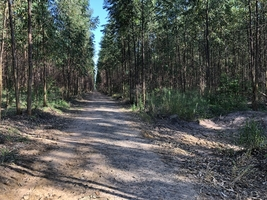
#> input picture images/shadow5.jpg, 267 x 200 px
$ python 3rdTry.py
#> lines starting #> are read from the running program, lines starting #| are printed output that depends on the picture
#> further down, img is the input picture: shape (200, 267, 3); mean R, G, B 84.8, 87.4, 82.9
"""
Name: Luiz Alberto Hiroshi Horita
No. USP: 6882704
SCC5830 - Image processing
2019/1
Final Project 2019: Shadow Removing


"""
# -*- coding: utf-8 -*-
# importing packages
import numpy as np
import imageio
import matplotlib.pyplot as plt
import ipdb

# readjustment of range of values
def range_adjustment(img,minvalue=0,maxvalue=255):
    try:
        layers = img.shape[2]
    except:
        layers = 1

    img_u8 = np.zeros(img.shape, dtype=np.uint8)
    if(layers > 1):
        for z in range(layers):
            currmin = np.min(img[:,:,z])
            currmax = np.max(img[:,:,z])
            for x in range(img.shape[0]):
                for y in range(img.shape[1]):
                    img_u8[x,y,z] = ((img[x,y,z]-currmin)*(maxvalue - minvalue)//(currmax - currmin)) + minvalue
    else:
        currmin = np.min(img)
        currmax = np.max(img)
        for x in range(img.shape[0]):
            for y in range(img.shape[1]):
                img_u8[x,y] = ((img[x,y]-currmin)*(maxvalue - minvalue)//(currmax - currmin)) + minvalue

    return img_u8

def rgb_to_YCbCr(img):
    R = img[:,:,0]
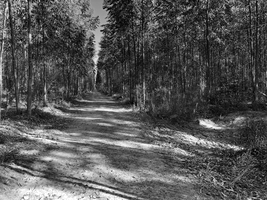
#> R: shape (200, 267); min 0, max 255, mean 84.8
    G = img[:,:,1]
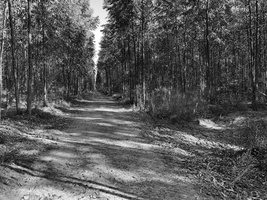
#> G: shape (200, 267); min 0, max 255, mean 87.4
    B = img[:,:,2]
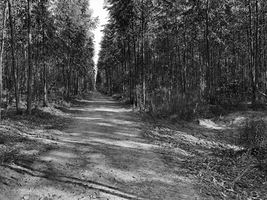
#> B: shape (200, 267); min 0, max 255, mean 82.9

    Y = 16 + (68.738/256)*R + (129.057/256)*G + (25.064/256)*B
    Cb = 128 - (37.945/256)*R - (74.494/256)*G + (112.439/256)*B
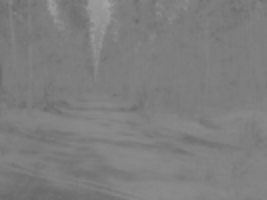
#> Cb: shape (200, 267) float64; min 103.2, max 164.1, mean 126.4
    Cr = 128 + (112.439/256)*R - (94.154/256)*G - (18.285/256)*B
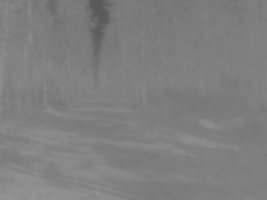
#> Cr: shape (200, 267) float64; min 90.26, max 149.4, mean 127.2

    YCbCr = np.dstack((Y,Cb,Cr))
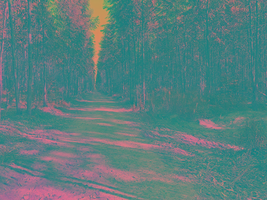
#> YCbCr: shape (200, 267, 3) float64; mean of channels 0, 1, 2 90.9, 126.4, 127.2; drawn as R, G, B
    return YCbCr

def YCbCr_to_rgb(YCbCr):
    Y = YCbCr[:,:,0]
    Cb = YCbCr[:,:,1]
    Cr = YCbCr[:,:,2]

    Cb = Cb - 128
    Cr = Cr - 128

    R = Y + 45*Cr/32
    G = Y - (11*Cb + 23*Cr)/32
    B = Y + 113*Cb/64

    rgb = np.dstack((R,G,B))
    return rgb

# read image
img = imageio.imread("../images/shadow5.jpg")

# convert image from rgb to YCbCr color space
ycbcr = rgb_to_YCbCr(img)

# Shadow detection
# create a mask for binarization of image (shadow detection)
ycbcr_bin = np.zeros(ycbcr.shape)

y_mean = np.mean(ycbcr[:,:,0])
#> y_mean = 90.94
y_stde = np.std(ycbcr[:,:,0])
#> y_stde = 39.92

y_threshold = y_mean - (y_stde / 3)
#> y_threshold = 77.63

ycbcr_bin[np.where(ycbcr[:,:,0] < y_threshold)] = [255,255,255]

# Shadow removal
nonshadow_Ymean = np.mean(ycbcr[np.where(ycbcr_bin[:,:,0]==0)][:,0])
#> nonshadow_Ymean = 118.7
shadow_Ymean = np.mean(ycbcr[np.where(ycbcr_bin[:,:,0]==255)][:,0])
#> shadow_Ymean = 58.23
regions_diff = nonshadow_Ymean - shadow_Ymean
#> regions_diff = 60.46
regions_ratio = nonshadow_Ymean / shadow_Ymean
#> regions_ratio = 2.04

# shadow_coordinates = np.where(ycbcr_bin[:,:,0]==255)
for x in range(ycbcr.shape[0]):
    for y in range(ycbcr.shape[1]):
        if(ycbcr_bin[x,y,0]==255):
            ycbcr[x,y] = [ycbcr[x,y,0] + regions_diff,
                        ycbcr[x,y,1] + regions_ratio,
                        ycbcr[x,y,2] + regions_ratio]
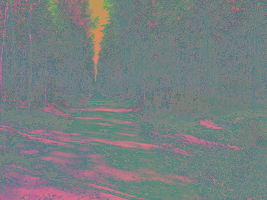
#> ycbcr: shape (200, 267, 3) float64; mean of channels 0, 1, 2 118.7, 127.4, 128.1; drawn as R, G, B

ipdb.set_trace()

# [13 lines of commented-out code are left out]

$ run again, with images/shadow1.jpg copied over images/shadow5.jpg
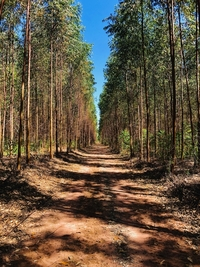
#> input picture images/shadow1.jpg, 200 x 267 px
#> img is the input picture: shape (267, 200, 3); mean R, G, B 97.9, 85, 66.1
#> in rgb_to_YCbCr, `YCbCr = np.dstack((Y,Cb,Cr))`:
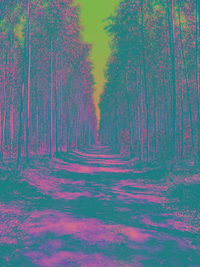
#> YCbCr: shape (267, 200, 3) float64; mean of channels 0, 1, 2 91.6, 117.8, 135; drawn as R, G, B
#> y_mean = 91.6
#> y_stde = 41.31
#> y_threshold = 77.83
#> nonshadow_Ymean = 119.7
#> shadow_Ymean = 52.74
#> regions_diff = 66.97
#> regions_ratio = 2.27
#> after the loop `for x in range(ycbcr.shape[0]):`:
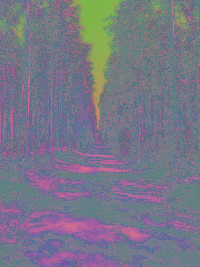
#> ycbcr: shape (267, 200, 3) float64; mean of channels 0, 1, 2 119.7, 118.8, 136; drawn as R, G, B

$ run again, with images/shadow2.JPG copied over images/shadow5.jpg
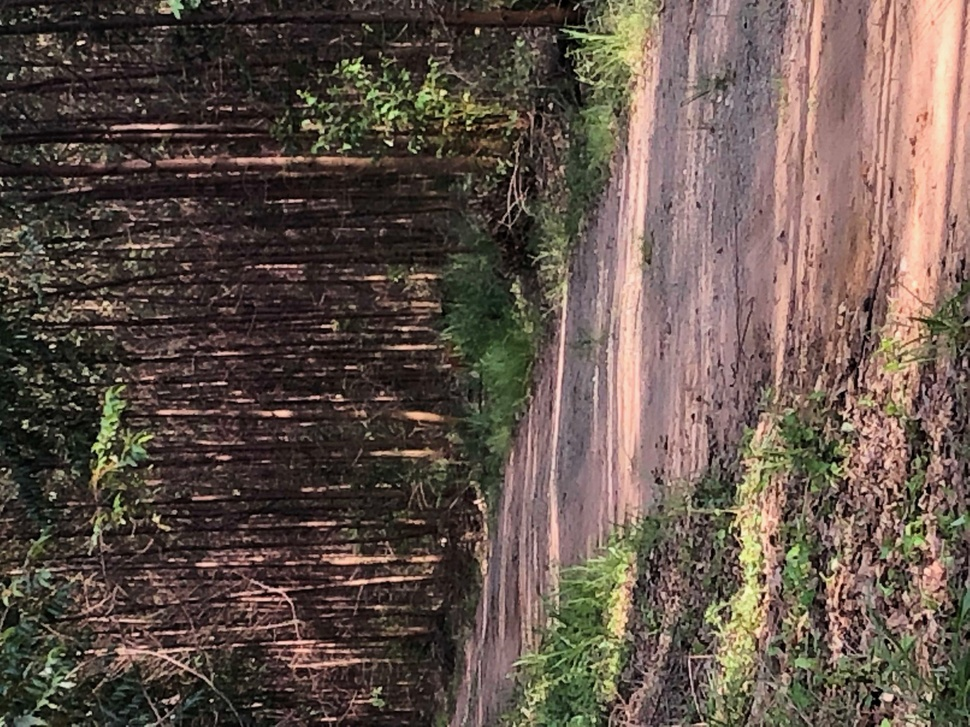
#> input picture images/shadow2.JPG, 970 x 727 px, shrunk from 4032 x 3024 before the run
#> img is the input picture: shape (727, 970, 3); mean R, G, B 98.5, 83.9, 74.9
#> in rgb_to_YCbCr, `YCbCr = np.dstack((Y,Cb,Cr))`:
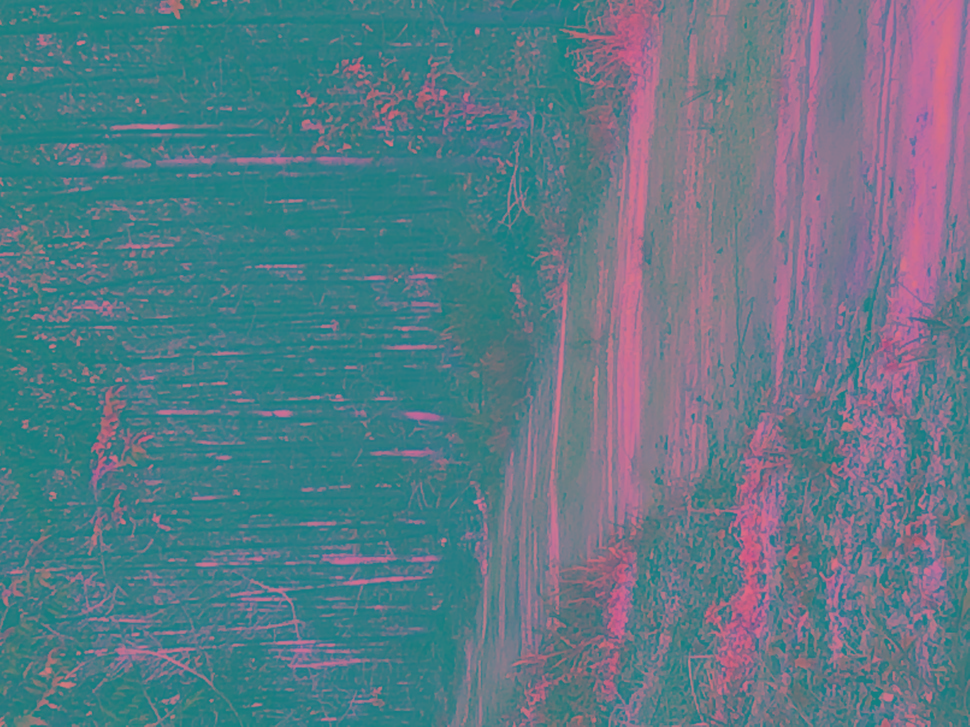
#> YCbCr: shape (727, 970, 3) float64; mean of channels 0, 1, 2 92.1, 121.9, 135.1; drawn as R, G, B
#> y_mean = 92.11
#> y_stde = 48.13
#> y_threshold = 76.06
#> nonshadow_Ymean = 129.4
#> shadow_Ymean = 48.96
#> regions_diff = 80.41
#> regions_ratio = 2.64
#> after the loop `for x in range(ycbcr.shape[0]):`:
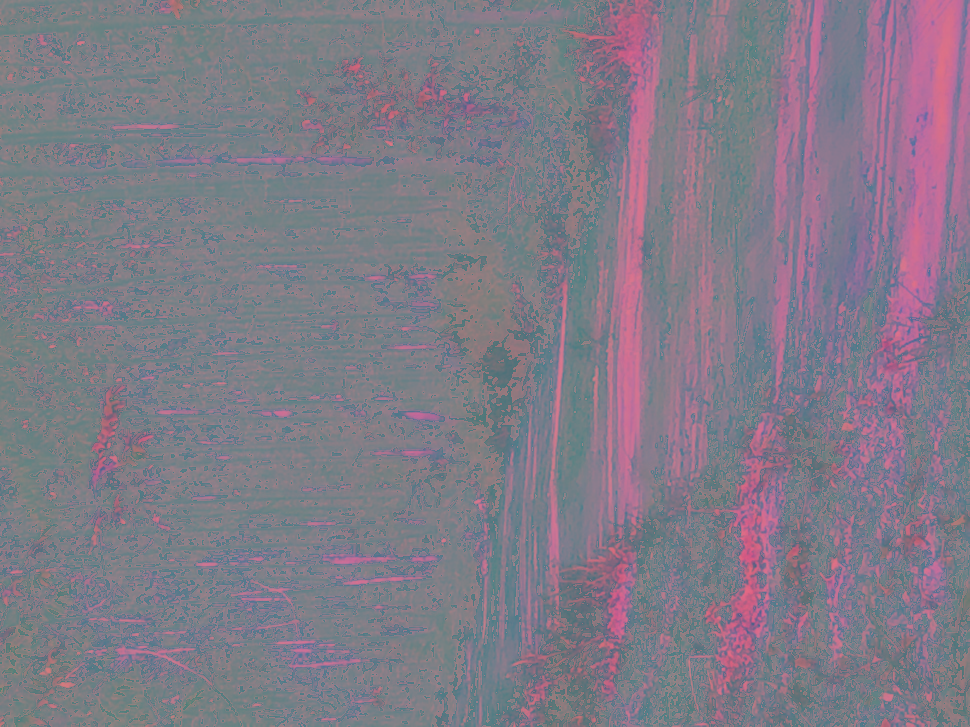
#> ycbcr: shape (727, 970, 3) float64; mean of channels 0, 1, 2 129.4, 123.1, 136.3; drawn as R, G, B

$ run again, with images/shadow2.jpg copied over images/shadow5.jpg
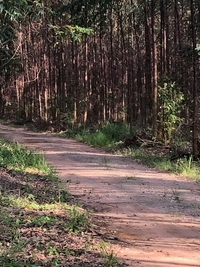
#> input picture images/shadow2.jpg, 200 x 267 px
#> img is the input picture: shape (267, 200, 3); mean R, G, B 98.4, 84, 74.9
#> y_mean = 92.1
#> y_stde = 44.84
#> y_threshold = 77.16
#> nonshadow_Ymean = 125.9
#> shadow_Ymean = 51.88
#> regions_diff = 74.01
#> regions_ratio = 2.43
#> after the loop `for x in range(ycbcr.shape[0]):`:
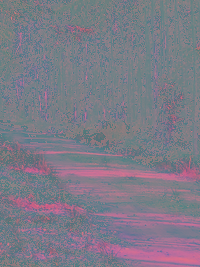
#> ycbcr: shape (267, 200, 3) float64; mean of channels 0, 1, 2 125.9, 123, 136.1; drawn as R, G, B
